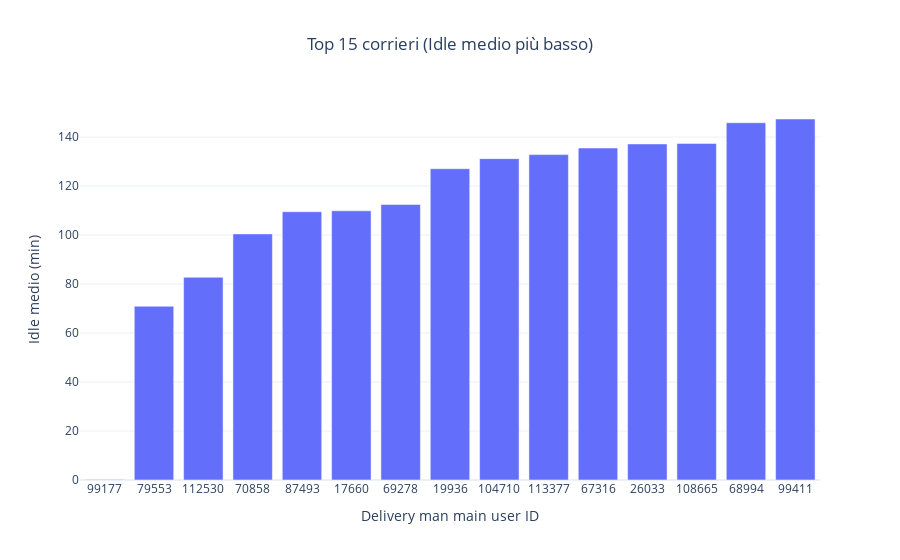

Notebook source saved alongside this figure:
### Code cell
import plotly.express as px

fig = px.bar(
    top15,
    x="courier_id_str",
    y="avg_idle_min",
    title="Top 15 corrieri (Idle medio più basso)",
    hover_data=[
        "missions_count",
        "pct_idle_missions",
        "avg_cycle_min"
    ],
    labels={
        "courier_id_str": "Delivery man main user ID",
        "avg_idle_min": "Idle medio (min)"
    }
)

fig.update_layout(
    template="plotly_white",
    title_x=0.5,
    xaxis_type="category"   # 🔒 blocca l’asse come categoriale
)

fig.show()

### Figure 1 — Plotly figure (JSON) as saved in the notebook; plotly's stock layout.template omitted (floating-point values rounded to 4 significant figures)
{"data": [{"customdata": [[225.0, 66.67, 496.1], [209.0, 84.21, 98.17], [52.0, 94.23, 108.7], [289.0, 98.96, 126.0], [180.0, 83.33, 524.8], [215.0, 96.28, 208.4], [513.0, 100.0, 165.0], [330.0, 97.27, 177.0], [273.0, 78.02, 283.5], [42.0, 97.62, 171.4], [207.0, 96.62, 160.1], [120.0, 97.5, 173.4], [178.0, 75.84, 204.5], [229.0, 94.76, 186.3], [214.0, 100.0, 162.6]], "hovertemplate": "Delivery man main user ID=%{x}<br>Idle medio (min)=%{y}<br>missions_count=%{customdata[0]}<br>pct_idle_missions=%{customdata[1]}<br>avg_cycle_min=%{customdata[2]}<extra></extra>", "legendgroup": "", "marker": {"color": "#636efa", "pattern": {"shape": ""}}, "name": "", "orientation": "v", "showlegend": false, "textposition": "auto", "type": "bar", "x": ["99177", "79553", "112530", "70858", "87493", "17660", "69278", "19936", "104710", "113377", "67316", "26033", "108665", "68994", "99411"], "xaxis": "x", "y": [0.2467, 70.93, 82.77, 100.5, 109.5, 109.9, 112.5, 127.1, 131.2, 132.9, 135.5, 137.2, 137.4, 145.9, 147.4], "yaxis": "y"}], "layout": {"barmode": "relative", "legend": {"tracegroupgap": 0}, "title": {"text": "Top 15 corrieri (Idle medio più basso)", "x": 0.5}, "xaxis": {"anchor": "y", "domain": [0, 1], "title": {"text": "Delivery man main user ID"}, "type": "category"}, "yaxis": {"anchor": "x", "domain": [0, 1], "title": {"text": "Idle medio (min)"}}}}
